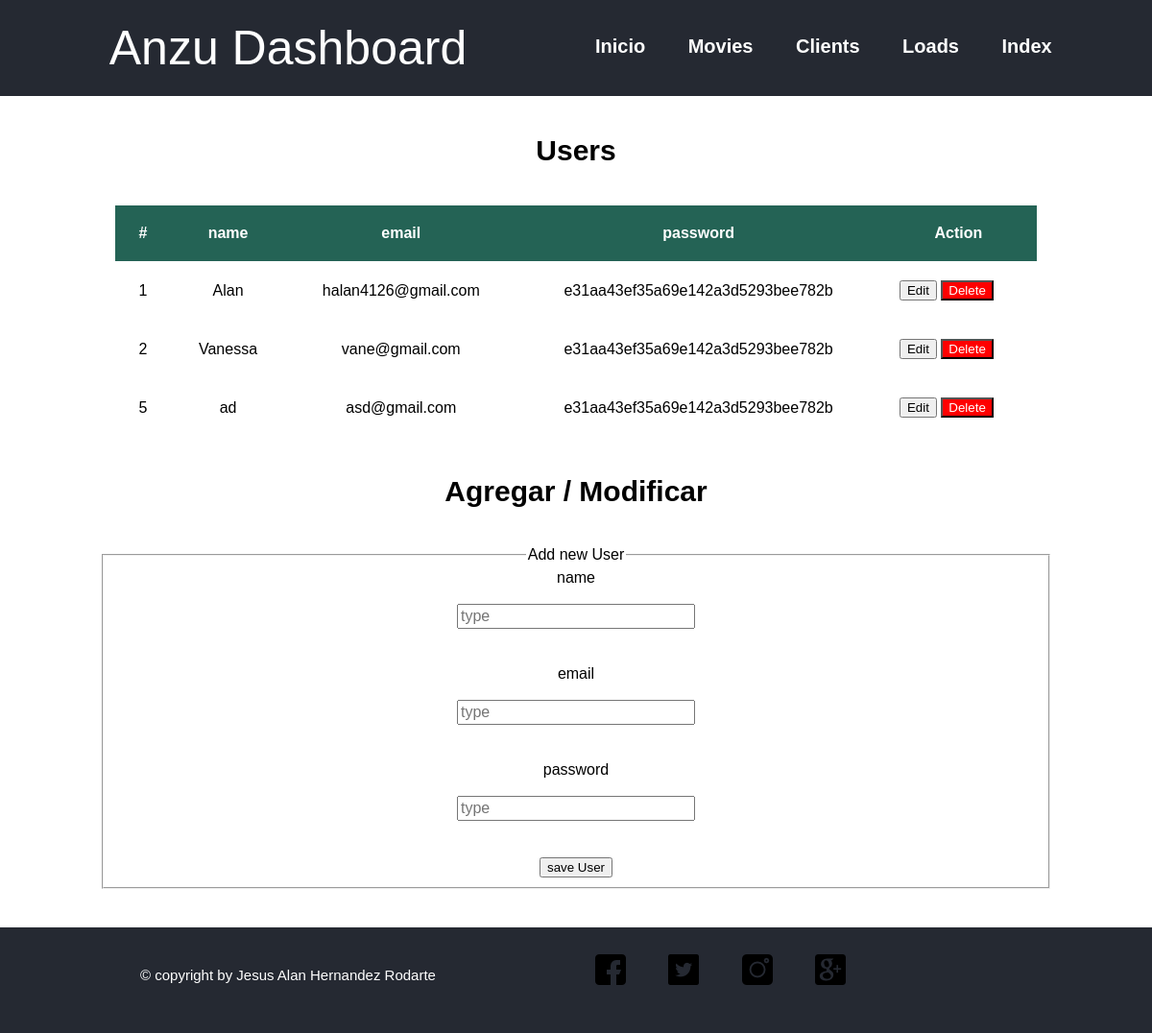
The page /users/index.php on the database its author committed.
### tables this page shows
CREATE TABLE `users` (
  `id` int(11) NOT NULL,
  `name` varchar(255) NOT NULL,
  `email` varchar(255) NOT NULL,
  `password` varchar(255) NOT NULL,
  `status` varchar(255) NOT NULL DEFAULT 'active',
  `created_at` datetime NOT NULL DEFAULT current_timestamp()
);

### app/usersController.php (called while the page is built, shortened)
<?php
class UsersController
{
	public function get(){
		$conn = connect();
		if($conn->connect_error==false){
			$query = "select * from users";
            $prepared_query = $conn->prepare($query);
            $prepared_query->execute();
            $results = $prepared_query->get_result();
			$users = $results->fetch_all(MYSQLI_ASSOC);
			if(count($users)>0){
                return $users;
            }else{
                return array();
            }
		}else{
			return array();
		}
	}
}
?>

### users/index.php (the view, shortened to what this page needs)
<?php
	include "../app/usersController.php";
	$usersController = new UsersController();
	$users = $usersController -> get();
 ?>
<!DOCTYPE html>
<html lang="en">
<head>
	<link rel="stylesheet" href="../css/estilosdatosMovies.css?v=0.0.13">
    <link rel="stylesheet" href="../css/estilosIndex.css?v=0.0.10">
</head>
<body>
	<div class="contenedor">
        <header>
            <div class="wrapper">
                <div class="logo">
                    <a href="#">Anzu Dashboard</a>
                </div>
                <nav>
                    <a href="#">Inicio</a>
                    <a href="#">Movies</a>
                    <a href="#">Clients</a>
                    <a href="#">Loads</a>
                    <a href="../index.php">Index</a>
                </nav>
            </div>
        </header>
		<div class="contenedortabla">
			<h1>
				Users
			</h1>
			<table>
				<thead>
					<th>
						#
					</th>
					<th>
						name
					</th>
					<th>
						email
					</th>
					<th>
						password
					</th>
					<th>
						Action
					</th>
				</thead>
				<tbody>
					<?php foreach ($users as $user): ?>
						<tr>
							<td class="centrar">
								<?= $user['id'] ?>
							</td>
							<td class="centrar">
								<?= $user['name'] ?>
							</td>
							<td class="centrar">
								<?= $user['email'] ?>
							</td>
							<td class="centrar">
								<?= $user['password'] ?>
							</td>
							<td>
								<button onclick="edit(<?= $user['id'] ?>,'<?= $user['name'] ?>','<?= $user['email'] ?>','<?= $user['password'] ?>')">
									Edit
								</button>
								<button onclick="remove(<?= $user['id'] ?>)" style="color: white; background: red;">
									Delete
								</button>
							</td>
						</tr>
					<?php endforeach ?>
				</tbody>
			</table>
			<h1>
                Agregar / Modificar
			</h1>
			<form id="storeForm" action="../app/usersController.php" method="POST">
				<fieldset class="fielset">
					<legend>
						Add new User
					</legend>
					<label>
						name
					</label><br><br>
					<input type="text" name="name" placeholder="type" required=""> <br> <br>
					<label>
						email
					</label><br><br>
					<input type="text" name="email" placeholder="type" required=""> <br><br>
					<label>
						password
					</label><br><br>
					<input type="text" name="password" placeholder="type" required=""> <br><br>
					<button type="submit"> save User</button>
				</fieldset>
			</form>
		</div>
        <footer>
            <div class="wrapper">
                <div class="logo">
                    <a href="index.php">© copyright by Jesus Alan Hernandez Rodarte </a>
                </div>
                <nav >
                    <a href="#">
                        <img src="../img/facebook.png" alt="">
                    </a>
                    <a href="#">
                        <img src="../img/twit.png" alt="">
                    </a>
                    <a href="#">
                        <img src="../img/instagram.png" alt="">
                    </a>
                    <a href="#">
                        <img src="../img/google.png" alt="">
                    </a>
                </nav>
            </div>
        </footer>
	</div>
</body>
</html>

### css/estilosdatosMovies.css (style rules this page uses)
.contenedortabla { width: 100%; }
.contenedortabla table { margin-left: auto; margin-right: auto; border-collapse: collapse; width: 80%; }
th ,td { padding: 20px; }
.centrar { text-align: center; }
thead { background-color: #246355; color: #fff; }
h1 { text-align: center; padding-top: 20px; padding-bottom: 20px; font-size: 30px; }
input { width: 25%; margin-bottom: 20px; }
input[type="text"], input[type="password"] { outline: none; height: 20px; font-size: 16px; }
.fielset { display: block; margin-left: auto; margin-right: auto; width: 80%; text-align: center; margin-bottom: 40px; }

### css/estilosIndex.css (style rules this page uses)
body { margin: 0; padding: 0; font-family: sans-serif; height: 100vh; }
.contenedor { width: 100%; }
header { width: 100%; overflow: hidden; background: #252932; }
.wrapper { width: 100%; display: flex; flex-wrap: wrap; }
.logo { width: 50%; }
.logo a { text-decoration: none; color: #fff; }
header .logo { color: #f2f2f2; font-size: 50px; line-height: 100px; text-align: center; }
header nav { line-height: 100px; }
header nav a { display: inline-block; color: #fff; text-decoration: none; padding: 10px 20px; line-height: normal; font-size: 20px; font-weight: bold; transition: all 500ms ease; }
footer { width: 100%; overflow: hidden; background: #252932; }
footer .logo { color: #f2f2f2; font-size: 15px; line-height: 100px; text-align: center; }
footer nav { width: 50%; line-height: 110px; }
footer nav a { display: inline-block; color: #fff; text-decoration: none; padding: 10px 20px; line-height: normal; font-size: 20px; font-weight: bold; transition: all 500ms ease; }

### rows shown on the page
users: id "1", name "Alan", email "halan4126@gmail.com", password "e31aa43ef35a69e142a3d5293bee782b"
users: id "2", name "Vanessa", email "vane@gmail.com", password "e31aa43ef35a69e142a3d5293bee782b"
users: id "5", name "ad", email "asd@gmail.com", password "e31aa43ef35a69e142a3d5293bee782b"
